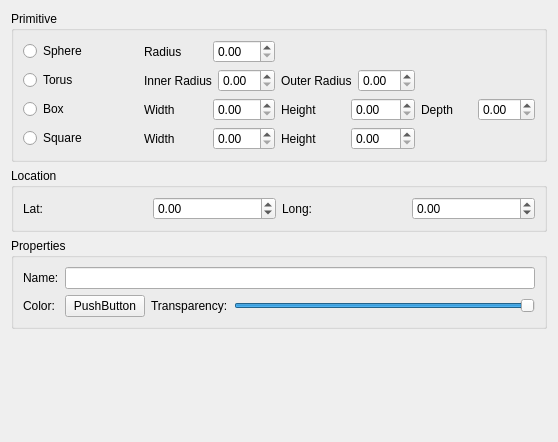
<?xml version="1.0" encoding="UTF-8"?>
<ui version="4.0">
 <class>AddGeometryWidget</class>
 <widget class="QWidget" name="AddGeometryWidget">
  <property name="geometry">
   <rect>
    <x>0</x>
    <y>0</y>
    <width>558</width>
    <height>442</height>
   </rect>
  </property>
  <property name="windowTitle">
   <string>Form</string>
  </property>
  <layout class="QVBoxLayout" name="verticalLayout_2">
   <item>
    <widget class="QGroupBox" name="groupBox">
     <property name="title">
      <string>Primitive</string>
     </property>
     <layout class="QVBoxLayout" name="verticalLayout">
      <item>
       <layout class="QGridLayout" name="gridLayout">
        <item row="0" column="0">
         <widget class="QRadioButton" name="_sphereRadioButton">
          <property name="text">
           <string>Sphere</string>
          </property>
         </widget>
        </item>
        <item row="0" column="1">
         <layout class="QHBoxLayout" name="horizontalLayout">
          <item>
           <widget class="QLabel" name="label">
            <property name="text">
             <string>Radius</string>
            </property>
           </widget>
          </item>
          <item>
           <widget class="QDoubleSpinBox" name="_radiusDoubleSpinBox"/>
          </item>
         </layout>
        </item>
        <item row="1" column="0">
         <widget class="QRadioButton" name="_torusRadioButton">
          <property name="text">
           <string>Torus</string>
          </property>
         </widget>
        </item>
        <item row="1" column="1">
         <layout class="QHBoxLayout" name="horizontalLayout_5">
          <item>
           <widget class="QLabel" name="label_7">
            <property name="text">
             <string>Inner Radius</string>
            </property>
           </widget>
          </item>
          <item>
           <widget class="QDoubleSpinBox" name="_innerRadiusDoubleSpinBox"/>
          </item>
         </layout>
        </item>
        <item row="1" column="2">
         <layout class="QHBoxLayout" name="horizontalLayout_6">
          <item>
           <widget class="QLabel" name="label_8">
            <property name="text">
             <string>Outer Radius</string>
            </property>
           </widget>
          </item>
          <item>
           <widget class="QDoubleSpinBox" name="_outerRadiusDoubleSpinBox"/>
          </item>
         </layout>
        </item>
        <item row="2" column="0">
         <widget class="QRadioButton" name="_boxRadioButton">
          <property name="text">
           <string>Box</string>
          </property>
         </widget>
        </item>
        <item row="3" column="0">
         <widget class="QRadioButton" name="_squareRadioButton">
          <property name="text">
           <string>Square</string>
          </property>
         </widget>
        </item>
        <item row="2" column="1">
         <layout class="QHBoxLayout" name="horizontalLayout_7">
          <item>
           <widget class="QLabel" name="label_9">
            <property name="text">
             <string>Width</string>
            </property>
           </widget>
          </item>
          <item>
           <widget class="QDoubleSpinBox" name="_boxWidth"/>
          </item>
         </layout>
        </item>
        <item row="2" column="2">
         <layout class="QHBoxLayout" name="horizontalLayout_8">
          <item>
           <widget class="QLabel" name="label_10">
            <property name="text">
             <string>Height</string>
            </property>
           </widget>
          </item>
          <item>
           <widget class="QDoubleSpinBox" name="_boxHeight"/>
          </item>
         </layout>
        </item>
        <item row="2" column="3">
         <layout class="QHBoxLayout" name="horizontalLayout_9">
          <item>
           <widget class="QLabel" name="label_11">
            <property name="text">
             <string>Depth</string>
            </property>
           </widget>
          </item>
          <item>
           <widget class="QDoubleSpinBox" name="_boxDepth"/>
          </item>
         </layout>
        </item>
        <item row="3" column="1">
         <layout class="QHBoxLayout" name="horizontalLayout_10">
          <item>
           <widget class="QLabel" name="label_12">
            <property name="text">
             <string>Width</string>
            </property>
           </widget>
          </item>
          <item>
           <widget class="QDoubleSpinBox" name="_squareWidth"/>
          </item>
         </layout>
        </item>
        <item row="3" column="2">
         <layout class="QHBoxLayout" name="horizontalLayout_11">
          <item>
           <widget class="QLabel" name="label_13">
            <property name="text">
             <string>Height</string>
            </property>
           </widget>
          </item>
          <item>
           <widget class="QDoubleSpinBox" name="_squareHeight"/>
          </item>
         </layout>
        </item>
       </layout>
      </item>
     </layout>
    </widget>
   </item>
   <item>
    <widget class="QGroupBox" name="groupBox_2">
     <property name="title">
      <string>Location</string>
     </property>
     <layout class="QHBoxLayout" name="horizontalLayout_2">
      <item>
       <widget class="QLabel" name="label_2">
        <property name="text">
         <string>Lat:</string>
        </property>
       </widget>
      </item>
      <item>
       <widget class="QDoubleSpinBox" name="_latDoubleSpinBox">
        <property name="minimum">
         <double>-90.000000000000000</double>
        </property>
        <property name="maximum">
         <double>90.000000000000000</double>
        </property>
       </widget>
      </item>
      <item>
       <widget class="QLabel" name="label_3">
        <property name="text">
         <string>Long:</string>
        </property>
       </widget>
      </item>
      <item>
       <widget class="QDoubleSpinBox" name="_longDoubleSpinBox">
        <property name="minimum">
         <double>-180.000000000000000</double>
        </property>
        <property name="maximum">
         <double>180.000000000000000</double>
        </property>
       </widget>
      </item>
     </layout>
    </widget>
   </item>
   <item>
    <widget class="QGroupBox" name="groupBox_3">
     <property name="title">
      <string>Properties</string>
     </property>
     <layout class="QVBoxLayout" name="verticalLayout_3">
      <item>
       <layout class="QGridLayout" name="gridLayout_2">
        <item row="0" column="0">
         <widget class="QLabel" name="label_4">
          <property name="text">
           <string>Name:</string>
          </property>
         </widget>
        </item>
        <item row="0" column="1" colspan="3">
         <widget class="QLineEdit" name="_name"/>
        </item>
        <item row="1" column="0">
         <widget class="QLabel" name="label_5">
          <property name="text">
           <string>Color:</string>
          </property>
         </widget>
        </item>
        <item row="1" column="1">
         <widget class="Minerva::QtTools::ColorButton" name="_colorButton">
          <property name="text">
           <string>PushButton</string>
          </property>
         </widget>
        </item>
        <item row="1" column="2">
         <widget class="QLabel" name="label_6">
          <property name="text">
           <string>Transparency:</string>
          </property>
         </widget>
        </item>
        <item row="1" column="3">
         <widget class="QSlider" name="_transparencySlider">
          <property name="maximum">
           <number>255</number>
          </property>
          <property name="value">
           <number>255</number>
          </property>
          <property name="orientation">
           <enum>Qt::Horizontal</enum>
          </property>
         </widget>
        </item>
       </layout>
      </item>
     </layout>
    </widget>
   </item>
   <item>
    <spacer name="verticalSpacer">
     <property name="orientation">
      <enum>Qt::Vertical</enum>
     </property>
     <property name="sizeHint" stdset="0">
      <size>
       <width>20</width>
       <height>40</height>
      </size>
     </property>
    </spacer>
   </item>
  </layout>
 </widget>
 <customwidgets>
  <customwidget>
   <class>Minerva::QtTools::ColorButton</class>
   <extends>QPushButton</extends>
   <header>Minerva/Qt/Tools/ColorButton.h</header>
  </customwidget>
 </customwidgets>
 <resources/>
 <connections/>
</ui>
